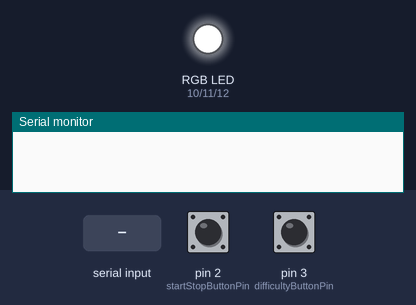
This program was run on a simulated Arduino Uno, built with avr-gcc and run on an emulated ATmega328P. Shown: an RGB LED mixed from three pins (HIGH = lit), the last lines printed to the serial monitor. Dashed ring = blinking. Inputs (shaded band) come from the test bench; at power-on: pin 2 (startStopButtonPin) HIGH, pin 3 (difficultyButtonPin) HIGH. Random numbers use the default seed unless the program sets one.

Above: at 1.2 s.
1.3 s: pin 2 (startStopButtonPin) pulled LOW for 0.15 s
At 1.8 s:
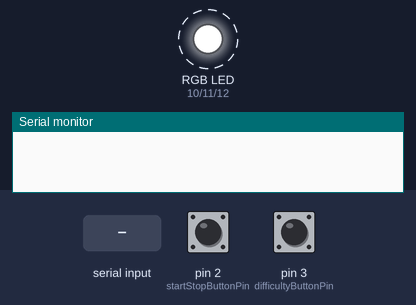
4.3 s: "1\n" received over Serial
At 5.9 s:
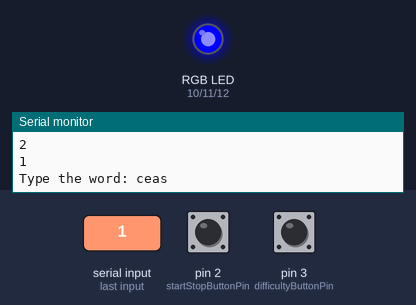
7.3 s: pin 3 (difficultyButtonPin) pulled LOW for 0.15 s
8.9 s: pin 2 (startStopButtonPin) pulled LOW for 1 s
11.4 s: pin 3 (difficultyButtonPin) pulled LOW for 1 s
13.9 s: pin 2 (startStopButtonPin) driven LOW and pin 3 (difficultyButtonPin) driven LOW
At 16.4 s:
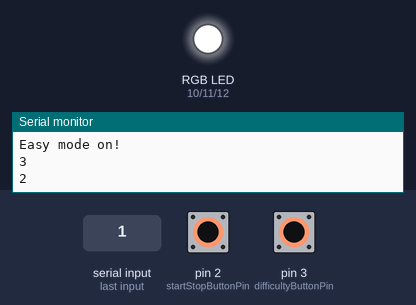
Timing chart, 0 to 17.9 s (numbered marks = the images above; inputs shaded):
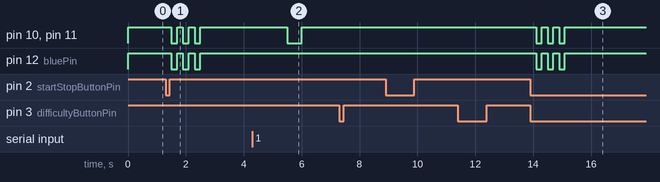

Measured:
- after the input at 1.3 s, pin 10 (redPin), pin 11 (greenPin), pin 12 (bluePin): alternates HIGH for 0.20 s and LOW for 0.20 s, 6 changes in all, then stays HIGH, starting after 0.20 s
- after the input at 4.3 s, pin 10 (redPin), pin 11 (greenPin): HIGH → LOW after 1.2 s, → HIGH 0.50 s later
- after the input at 13.9 s, pin 10 (redPin), pin 11 (greenPin), pin 12 (bluePin): alternates HIGH for 0.20 s and LOW for 0.20 s, 6 changes in all, then stays HIGH, starting after 0.20 s

The program:

main.cpp
```cpp
#include <TimerOne.h>
#include <avr/interrupt.h>

#define duration 30000
const int redPin = 10;// Pini led RGB
const int greenPin = 11;
const int bluePin = 12;
const int startStopButtonPin = 2;// Pini butoane
const int difficultyButtonPin = 3;
enum JOC { IDLE, COUNTDOWN, PLAYING, FINISHED };
JOC gameState = IDLE;
enum Difficulty { EASY, MEDIUM, HARD };
Difficulty difficulty = EASY;
unsigned long roundStartTime;
int correctWords = 0;
unsigned long roundDuration;
unsigned long lastDifficultyPress = 0; // Timestamp buton

String words[] = {
    "mar", "pisica", "leu", "alb", "inginer", "telefon",
    "carte", "ceas", "frigider", "padure", "copac", "zapada",
    "ploaie", "soare", "bicicleta", "barca", "camion", "elicopter",
    "satelit", "racheta", "bucurie", "tristete", "fericire", "teama",
    "vulcan", "camp", "scaun", "tastatura", "masina", "vanzator"
};

const int numWords = sizeof(words) / sizeof(words[0]);
String currentWord;

void setLED(int r, int g, int b);
void StartStop();
void dificultate();
void countdown();
void play();
void final();
void startStopISR();
void difficultyISR();

void setup() {
  Serial.begin(9600);
  pinMode(redPin, OUTPUT);
  pinMode(greenPin, OUTPUT);
  pinMode(bluePin, OUTPUT);
  pinMode(startStopButtonPin, INPUT_PULLUP);
  pinMode(difficultyButtonPin, INPUT_PULLUP);
  attachInterrupt(digitalPinToInterrupt(startStopButtonPin), startStopISR, FALLING);//interupere butoane
  attachInterrupt(digitalPinToInterrupt(difficultyButtonPin), difficultyISR, FALLING);
  setLED(255, 255, 255);//setez led ul sa fie alb
}

void loop() {
  switch (gameState) {
    case COUNTDOWN:
      countdown();
      break;
    case PLAYING:
      play();
      break;
    case FINISHED:
      final();
      break;
    case IDLE:
    default:
      break;
  }
}

void StartStop() {
  if (gameState == IDLE) {
    gameState = COUNTDOWN;
  } else if (gameState == PLAYING || gameState == FINISHED) {
    gameState = IDLE;
    setLED(255, 255, 255); // revin la cul alba
    currentWord = "";
  }
}

void countdown() {
   for (int i = 0; i < 3; i++) {
    setLED(255, 255, 255);
    delay(200);
    setLED(0, 0, 0);
    delay(200);
  }
    setLED(255, 255, 255);
  for (int i = 3; i > 0; i--) {
    Serial.println(i);
    delay(1000);
  }
  gameState = PLAYING;
  roundStartTime = millis();
  correctWords = 0;

  switch (difficulty) {// Setez in functie de dificultate nr de sec
    case EASY:
      roundDuration = duration; // 30 sec
      break;
    case MEDIUM:
      roundDuration = ((duration / 3 )* 2); // 20 sec
      break;
    case HARD:
      roundDuration = duration/3; // 10 sec
      break;
  }
}

void play() {
  unsigned long currentTime = millis();
  if (currentTime - roundStartTime >= roundDuration) {
    gameState = FINISHED;
    return;
  }


  if (currentWord == "") {// verific daca se afiseaza un cuv
    int randomIndex = random(numWords);
    currentWord = words[randomIndex];
    Serial.print("Type the word: ");
    Serial.println(currentWord);
  }


  if (Serial.available() > 0) {// Verific daca s-a scris vreun cuvant
    String input = Serial.readStringUntil('\n');
    input.trim(); // Nu iau in considerare spatiile goale

    if (input.equalsIgnoreCase(currentWord)) {
      setLED(0, 255, 0); //verde
      correctWords++;
      delay(500);
      setLED(255, 255, 255); // alb
    } else {
      setLED(0, 0, 255); // rosu
      delay(500);
      setLED(255, 255, 255);
    }
     currentWord = ""; //Cuvant nou
  }
}

void final() {
  setLED(255, 255, 255); //alb pt repaus
  Serial.print("Round finished! Correct words: ");
  Serial.println(correctWords);
  currentWord = ""; // resetez
  correctWords = 0;
  gameState = IDLE;
}

void dificultate() {
  switch (difficulty) {
    case EASY:
      difficulty = MEDIUM;
      Serial.println("Medium mode on!");
      break;
    case MEDIUM:
      difficulty = HARD;
      Serial.println("Hard mode on!");
      break;
    case HARD:
      difficulty = EASY;
      Serial.println("Easy mode on!");
      break;
  }
}

void startStopISR() {//INTRERUP PT START/STOP
  StartStop();
}

void difficultyISR() {
  unsigned long currentTime = millis();
  if (currentTime - lastDifficultyPress > 200) {
    dificultate();
    lastDifficultyPress = currentTime;
  }
}

void setLED(int r, int g, int b) {
  analogWrite(redPin, r);
  analogWrite(greenPin, g);
  analogWrite(bluePin, b);
}
```
